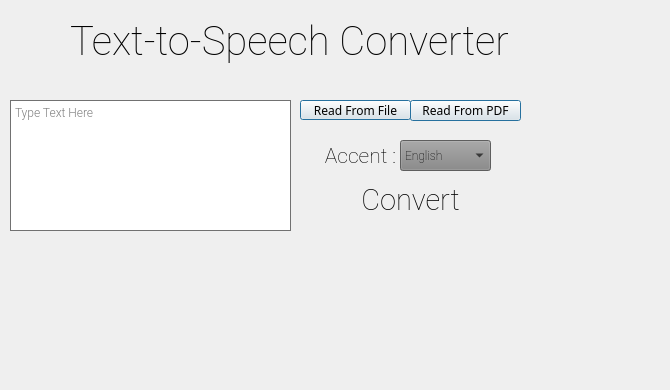
  <widget class="QWidget" name="centralwidget">
   <widget class="QLabel" name="label">
    <property name="geometry">
     <rect>
      <x>-10</x>
      <y>-30</y>
      <width>661</width>
      <height>381</height>
     </rect>
    </property>
    <property name="font">
     <font>
      <pointsize>9</pointsize>
     </font>
    </property>
    <property name="text">
     <string/>
    </property>
    <property name="pixmap">
     <pixmap>background.png</pixmap>
    </property>
    <property name="scaledContents">
     <bool>false</bool>
    </property>
   </widget>
   <widget class="QLabel" name="Gtts_Logo">
    <property name="geometry">
     <rect>
      <x>0</x>
      <y>10</y>
      <width>81</width>
      <height>81</height>
     </rect>
    </property>
    <property name="text">
     <string/>
    </property>
    <property name="pixmap">
     <pixmap>gtts.ico</pixmap>
    </property>
    <property name="scaledContents">
     <bool>true</bool>
    </property>
   </widget>
   <widget class="QLabel" name="Heading_Title">
    <property name="geometry">
     <rect>
      <x>70</x>
      <y>-10</y>
      <width>541</width>
      <height>101</height>
     </rect>
    </property>
    <property name="font">
     <font>
      <family>Roboto Thin</family>
      <pointsize>30</pointsize>
      <weight>50</weight>
      <bold>false</bold>
     </font>
    </property>
    <property name="styleSheet">
     <string notr="true"/>
    </property>
    <property name="text">
     <string>Text-to-Speech Converter </string>
    </property>
   </widget>
   <widget class="QTextEdit" name="textEdit">
    <property name="geometry">
     <rect>
      <x>10</x>
      <y>100</y>
      <width>281</width>
      <height>131</height>
     </rect>
    </property>
    <property name="palette">
     <palette>
      <active>
       <colorrole role="WindowText">
        <brush brushstyle="SolidPattern">
         <color alpha="255">
          <red>0</red>
          <green>0</green>
          <blue>0</blue>
         </color>
        </brush>
       </colorrole>
       <colorrole role="Button">
        <brush brushstyle="SolidPattern">
         <color alpha="255">
          <red>147</red>
          <green>147</green>
          <blue>147</blue>
         </color>
        </brush>
       </colorrole>
       <colorrole role="Light">
        <brush brushstyle="SolidPattern">
         <color alpha="255">
          <red>220</red>
          <green>220</green>
          <blue>220</blue>
         </color>
        </brush>
       </colorrole>
       <colorrole role="Midlight">
        <brush brushstyle="SolidPattern">
         <color alpha="255">
          <red>183</red>
          <green>183</green>
          <blue>183</blue>
         </color>
        </brush>
       </colorrole>
       <colorrole role="Dark">
        <brush brushstyle="SolidPattern">
         <color alpha="255">
          <red>73</red>
          <green>73</green>
          <blue>73</blue>
         </color>
        </brush>
       </colorrole>
       <colorrole role="Mid">
        <brush brushstyle="SolidPattern">
         <color alpha="255">
          <red>98</red>
          <green>98</green>
          <blue>98</blue>
         </color>
        </brush>
       </colorrole>
       <colorrole role="Text">
        <brush brushstyle="SolidPattern">
         <color alpha="255">
          <red>0</red>
          <green>0</green>
          <blue>0</blue>
         </color>
        </brush>
       </colorrole>
       <colorrole role="BrightText">
        <brush brushstyle="SolidPattern">
         <color alpha="255">
          <red>255</red>
          <green>255</green>
          <blue>255</blue>
         </color>
        </brush>
       </colorrole>
       <colorrole role="ButtonText">
        <brush brushstyle="SolidPattern">
         <color alpha="255">
          <red>0</red>
          <green>0</green>
          <blue>0</blue>
         </color>
        </brush>
       </colorrole>
       <colorrole role="Base">
        <brush brushstyle="SolidPattern">
         <color alpha="255">
          <red>255</red>
          <green>255</green>
          <blue>255</blue>
         </color>
        </brush>
       </colorrole>
       <colorrole role="Window">
        <brush brushstyle="SolidPattern">
         <color alpha="255">
          <red>147</red>
          <green>147</green>
          <blue>147</blue>
         </color>
        </brush>
       </colorrole>
       <colorrole role="Shadow">
        <brush brushstyle="SolidPattern">
         <color alpha="255">
          <red>0</red>
          <green>0</green>
          <blue>0</blue>
         </color>
        </brush>
       </colorrole>
       <colorrole role="AlternateBase">
        <brush brushstyle="SolidPattern">
         <color alpha="255">
          <red>201</red>
          <green>201</green>
          <blue>201</blue>
         </color>
        </brush>
       </colorrole>
       <colorrole role="ToolTipBase">
        <brush brushstyle="SolidPattern">
         <color alpha="255">
          <red>255</red>
          <green>255</green>
          <blue>220</blue>
         </color>
        </brush>
       </colorrole>
       <colorrole role="ToolTipText">
        <brush brushstyle="SolidPattern">
         <color alpha="255">
          <red>0</red>
          <green>0</green>
          <blue>0</blue>
         </color>
        </brush>
       </colorrole>
       <colorrole role="PlaceholderText">
        <brush brushstyle="SolidPattern">
         <color alpha="128">
          <red>0</red>
          <green>0</green>
          <blue>0</blue>
         </color>
        </brush>
       </colorrole>
      </active>
      <inactive>
       <colorrole role="WindowText">
        <brush brushstyle="SolidPattern">
         <color alpha="255">
          <red>0</red>
          <green>0</green>
          <blue>0</blue>
         </color>
        </brush>
       </colorrole>
       <colorrole role="Button">
        <brush brushstyle="SolidPattern">
         <color alpha="255">
          <red>147</red>
          <green>147</green>
          <blue>147</blue>
         </color>
        </brush>
       </colorrole>
       <colorrole role="Light">
        <brush brushstyle="SolidPattern">
         <color alpha="255">
          <red>220</red>
          <green>220</green>
          <blue>220</blue>
         </color>
        </brush>
       </colorrole>
       <colorrole role="Midlight">
        <brush brushstyle="SolidPattern">
         <color alpha="255">
          <red>183</red>
          <green>183</green>
          <blue>183</blue>
         </color>
        </brush>
       </colorrole>
       <colorrole role="Dark">
        <brush brushstyle="SolidPattern">
         <color alpha="255">
          <red>73</red>
          <green>73</green>
          <blue>73</blue>
         </color>
        </brush>
       </colorrole>
       <colorrole role="Mid">
        <brush brushstyle="SolidPattern">
         <color alpha="255">
          <red>98</red>
          <green>98</green>
          <blue>98</blue>
         </color>
        </brush>
       </colorrole>
       <colorrole role="Text">
        <brush brushstyle="SolidPattern">
         <color alpha="255">
          <red>0</red>
          <green>0</green>
          <blue>0</blue>
         </color>
        </brush>
       </colorrole>
       <colorrole role="BrightText">
        <brush brushstyle="SolidPattern">
         <color alpha="255">
          <red>255</red>
          <green>255</green>
          <blue>255</blue>
         </color>
        </brush>
       </colorrole>
       <colorrole role="ButtonText">
        <brush brushstyle="SolidPattern">
         <color alpha="255">
          <red>0</red>
          <green>0</green>
          <blue>0</blue>
         </color>
        </brush>
       </colorrole>
       <colorrole role="Base">
        <brush brushstyle="SolidPattern">
         <color alpha="255">
          <red>255</red>
          <green>255</green>
          <blue>255</blue>
         </color>
        </brush>
       </colorrole>
       <colorrole role="Window">
        <brush brushstyle="SolidPattern">
         <color alpha="255">
          <red>147</red>
          <green>147</green>
          <blue>147</blue>
         </color>
        </brush>
       </colorrole>
       <colorrole role="Shadow">
        <brush brushstyle="SolidPattern">
         <color alpha="255">
          <red>0</red>
          <green>0</green>
          <blue>0</blue>
         </color>
        </brush>
       </colorrole>
       <colorrole role="AlternateBase">
        <brush brushstyle="SolidPattern">
         <color alpha="255">
          <red>201</red>
          <green>201</green>
          <blue>201</blue>
         </color>
        </brush>
       </colorrole>
       <colorrole role="ToolTipBase">
        <brush brushstyle="SolidPattern">
         <color alpha="255">
          <red>255</red>
          <green>255</green>
          <blue>220</blue>
         </color>
        </brush>
       </colorrole>
       <colorrole role="ToolTipText">
        <brush brushstyle="SolidPattern">
         <color alpha="255">
          <red>0</red>
          <green>0</green>
          <blue>0</blue>
         </color>
        </brush>
       </colorrole>
       <colorrole role="PlaceholderText">
        <brush brushstyle="SolidPattern">
         <color alpha="128">
          <red>0</red>
          <green>0</green>
          <blue>0</blue>
         </color>
        </brush>
       </colorrole>
      </inactive>
      <disabled>
       <colorrole role="WindowText">
        <brush brushstyle="SolidPattern">
         <color alpha="255">
          <red>73</red>
          <green>73</green>
          <blue>73</blue>
         </color>
        </brush>
       </colorrole>
       <colorrole role="Button">
        <brush brushstyle="SolidPattern">
         <color alpha="255">
          <red>147</red>
          <green>147</green>
          <blue>147</blue>
         </color>
        </brush>
       </colorrole>
       <colorrole role="Light">
        <brush brushstyle="SolidPattern">
         <color alpha="255">
          <red>220</red>
          <green>220</green>
          <blue>220</blue>
         </color>
        </brush>
       </colorrole>
       <colorrole role="Midlight">
        <brush brushstyle="SolidPattern">
         <color alpha="255">
          <red>183</red>
          <green>183</green>
          <blue>183</blue>
         </color>
        </brush>
       </colorrole>
       <colorrole role="Dark">
        <brush brushstyle="SolidPattern">
         <color alpha="255">
          <red>73</red>
          <green>73</green>
          <blue>73</blue>
         </color>
        </brush>
       </colorrole>
       <colorrole role="Mid">
        <brush brushstyle="SolidPattern">
         <color alpha="255">
          <red>98</red>
          <green>98</green>
          <blue>98</blue>
         </color>
        </brush>
       </colorrole>
       <colorrole role="Text">
        <brush brushstyle="SolidPattern">
         <color alpha="255">
          <red>73</red>
          <green>73</green>
          <blue>73</blue>
         </color>
        </brush>
       </colorrole>
       <colorrole role="BrightText">
        <brush brushstyle="SolidPattern">
         <color alpha="255">
          <red>255</red>
          <green>255</green>
          <blue>255</blue>
         </color>
        </brush>
       </colorrole>
       <colorrole role="ButtonText">
        <brush brushstyle="SolidPattern">
         <color alpha="255">
          <red>73</red>
          <green>73</green>
          <blue>73</blue>
         </color>
        </brush>
       </colorrole>
       <colorrole role="Base">
        <brush brushstyle="SolidPattern">
         <color alpha="255">
          <red>147</red>
          <green>147</green>
          <blue>147</blue>
         </color>
        </brush>
       </colorrole>
       <colorrole role="Window">
        <brush brushstyle="SolidPattern">
         <color alpha="255">
          <red>147</red>
          <green>147</green>
          <blue>147</blue>
         </color>
        </brush>
       </colorrole>
       <colorrole role="Shadow">
        <brush brushstyle="SolidPattern">
         <color alpha="255">
          <red>0</red>
          <green>0</green>
          <blue>0</blue>
         </color>
        </brush>
       </colorrole>
       <colorrole role="AlternateBase">
        <brush brushstyle="SolidPattern">
         <color alpha="255">
          <red>147</red>
          <green>147</green>
          <blue>147</blue>
         </color>
        </brush>
       </colorrole>
       <colorrole role="ToolTipBase">
        <brush brushstyle="SolidPattern">
         <color alpha="255">
          <red>255</red>
          <green>255</green>
          <blue>220</blue>
         </color>
        </brush>
       </colorrole>
       <colorrole role="ToolTipText">
        <brush brushstyle="SolidPattern">
         <color alpha="255">
          <red>0</red>
          <green>0</green>
          <blue>0</blue>
         </color>
        </brush>
       </colorrole>
       <colorrole role="PlaceholderText">
        <brush brushstyle="SolidPattern">
         <color alpha="128">
          <red>0</red>
          <green>0</green>
          <blue>0</blue>
         </color>
        </brush>
       </colorrole>
      </disabled>
     </palette>
    </property>
    <property name="font">
     <font>
      <family>Roboto Light</family>
     </font>
    </property>
    <property name="placeholderText">
     <string>Type Text Here</string>
    </property>
   </widget>
   <widget class="QPushButton" name="Convert">
    <property name="geometry">
     <rect>
      <x>340</x>
      <y>180</y>
      <width>141</width>
      <height>41</height>
     </rect>
    </property>
    <property name="font">
     <font>
      <family>Roboto Thin</family>
      <pointsize>22</pointsize>
     </font>
    </property>
    <property name="styleSheet">
     <string notr="true">QPushButton::hover
{
color:green;
}
QPushButton::pressed
{
background-color:rgba(255, 255, 255, 0);
}
</string>
    </property>
    <property name="text">
     <string>Convert</string>
    </property>
    <property name="flat">
     <bool>true</bool>
    </property>
   </widget>
   <widget class="QComboBox" name="Language_Selector">
    <property name="geometry">
     <rect>
      <x>400</x>
      <y>140</y>
      <width>91</width>
      <height>31</height>
     </rect>
    </property>
    <property name="palette">
     <palette>
      <active>
       <colorrole role="WindowText">
        <brush brushstyle="SolidPattern">
         <color alpha="255">
          <red>0</red>
          <green>0</green>
          <blue>0</blue>
         </color>
        </brush>
       </colorrole>
       <colorrole role="Button">
        <brush brushstyle="SolidPattern">
         <color alpha="255">
          <red>132</red>
          <green>132</green>
          <blue>132</blue>
         </color>
        </brush>
       </colorrole>
       <colorrole role="Light">
        <brush brushstyle="SolidPattern">
         <color alpha="255">
          <red>198</red>
          <green>198</green>
          <blue>198</blue>
         </color>
        </brush>
       </colorrole>
       <colorrole role="Midlight">
        <brush brushstyle="SolidPattern">
         <color alpha="255">
          <red>165</red>
          <green>165</green>
          <blue>165</blue>
         </color>
        </brush>
       </colorrole>
       <colorrole role="Dark">
        <brush brushstyle="SolidPattern">
         <color alpha="255">
          <red>66</red>
          <green>66</green>
          <blue>66</blue>
         </color>
        </brush>
       </colorrole>
       <colorrole role="Mid">
        <brush brushstyle="SolidPattern">
         <color alpha="255">
          <red>88</red>
          <green>88</green>
          <blue>88</blue>
         </color>
        </brush>
       </colorrole>
       <colorrole role="Text">
        <brush brushstyle="SolidPattern">
         <color alpha="255">
          <red>0</red>
          <green>0</green>
          <blue>0</blue>
         </color>
        </brush>
       </colorrole>
       <colorrole role="BrightText">
        <brush brushstyle="SolidPattern">
         <color alpha="255">
          <red>255</red>
          <green>255</green>
          <blue>255</blue>
         </color>
        </brush>
       </colorrole>
       <colorrole role="ButtonText">
        <brush brushstyle="SolidPattern">
         <color alpha="255">
          <red>0</red>
          <green>0</green>
          <blue>0</blue>
         </color>
        </brush>
       </colorrole>
       <colorrole role="Base">
        <brush brushstyle="SolidPattern">
         <color alpha="255">
          <red>255</red>
          <green>255</green>
          <blue>255</blue>
         </color>
        </brush>
       </colorrole>
       <colorrole role="Window">
        <brush brushstyle="SolidPattern">
         <color alpha="255">
          <red>132</red>
          <green>132</green>
          <blue>132</blue>
         </color>
        </brush>
       </colorrole>
       <colorrole role="Shadow">
        <brush brushstyle="SolidPattern">
         <color alpha="255">
          <red>0</red>
          <green>0</green>
          <blue>0</blue>
         </color>
        </brush>
       </colorrole>
       <colorrole role="AlternateBase">
        <brush brushstyle="SolidPattern">
         <color alpha="255">
          <red>193</red>
          <green>193</green>
          <blue>193</blue>
         </color>
        </brush>
       </colorrole>
       <colorrole role="ToolTipBase">
        <brush brushstyle="SolidPattern">
         <color alpha="255">
          <red>255</red>
          <green>255</green>
          <blue>220</blue>
         </color>
        </brush>
       </colorrole>
       <colorrole role="ToolTipText">
        <brush brushstyle="SolidPattern">
         <color alpha="255">
          <red>0</red>
          <green>0</green>
          <blue>0</blue>
         </color>
        </brush>
       </colorrole>
       <colorrole role="PlaceholderText">
        <brush brushstyle="SolidPattern">
         <color alpha="128">
          <red>0</red>
          <green>0</green>
          <blue>0</blue>
         </color>
        </brush>
       </colorrole>
      </active>
      <inactive>
       <colorrole role="WindowText">
        <brush brushstyle="SolidPattern">
         <color alpha="255">
          <red>0</red>
          <green>0</green>
          <blue>0</blue>
         </color>
        </brush>
       </colorrole>
       <colorrole role="Button">
        <brush brushstyle="SolidPattern">
         <color alpha="255">
          <red>132</red>
          <green>132</green>
          <blue>132</blue>
         </color>
        </brush>
       </colorrole>
       <colorrole role="Light">
        <brush brushstyle="SolidPattern">
         <color alpha="255">
          <red>198</red>
          <green>198</green>
          <blue>198</blue>
         </color>
        </brush>
       </colorrole>
       <colorrole role="Midlight">
        <brush brushstyle="SolidPattern">
         <color alpha="255">
          <red>165</red>
          <green>165</green>
          <blue>165</blue>
         </color>
        </brush>
       </colorrole>
       <colorrole role="Dark">
        <brush brushstyle="SolidPattern">
         <color alpha="255">
          <red>66</red>
          <green>66</green>
          <blue>66</blue>
         </color>
        </brush>
       </colorrole>
       <colorrole role="Mid">
        <brush brushstyle="SolidPattern">
         <color alpha="255">
          <red>88</red>
          <green>88</green>
          <blue>88</blue>
         </color>
        </brush>
       </colorrole>
       <colorrole role="Text">
        <brush brushstyle="SolidPattern">
         <color alpha="255">
          <red>0</red>
          <green>0</green>
          <blue>0</blue>
         </color>
        </brush>
       </colorrole>
       <colorrole role="BrightText">
        <brush brushstyle="SolidPattern">
         <color alpha="255">
          <red>255</red>
          <green>255</green>
          <blue>255</blue>
         </color>
        </brush>
       </colorrole>
       <colorrole role="ButtonText">
        <brush brushstyle="SolidPattern">
         <color alpha="255">
          <red>0</red>
          <green>0</green>
          <blue>0</blue>
         </color>
        </brush>
       </colorrole>
       <colorrole role="Base">
        <brush brushstyle="SolidPattern">
         <color alpha="255">
          <red>255</red>
          <green>255</green>
          <blue>255</blue>
         </color>
        </brush>
       </colorrole>
       <colorrole role="Window">
        <brush brushstyle="SolidPattern">
         <color alpha="255">
          <red>132</red>
          <green>132</green>
          <blue>132</blue>
         </color>
        </brush>
       </colorrole>
       <colorrole role="Shadow">
        <brush brushstyle="SolidPattern">
         <color alpha="255">
          <red>0</red>
          <green>0</green>
          <blue>0</blue>
         </color>
        </brush>
       </colorrole>
       <colorrole role="AlternateBase">
        <brush brushstyle="SolidPattern">
         <color alpha="255">
          <red>193</red>
          <green>193</green>
          <blue>193</blue>
         </color>
        </brush>
       </colorrole>
       <colorrole role="ToolTipBase">
        <brush brushstyle="SolidPattern">
         <color alpha="255">
          <red>255</red>
          <green>255</green>
          <blue>220</blue>
         </color>
        </brush>
       </colorrole>
       <colorrole role="ToolTipText">
        <brush brushstyle="SolidPattern">
         <color alpha="255">
          <red>0</red>
          <green>0</green>
          <blue>0</blue>
         </color>
        </brush>
       </colorrole>
       <colorrole role="PlaceholderText">
        <brush brushstyle="SolidPattern">
         <color alpha="128">
          <red>0</red>
          <green>0</green>
          <blue>0</blue>
         </color>
        </brush>
       </colorrole>
      </inactive>
      <disabled>
       <colorrole role="WindowText">
        <brush brushstyle="SolidPattern">
         <color alpha="255">
          <red>66</red>
          <green>66</green>
          <blue>66</blue>
         </color>
        </brush>
       </colorrole>
       <colorrole role="Button">
        <brush brushstyle="SolidPattern">
         <color alpha="255">
          <red>132</red>
          <green>132</green>
          <blue>132</blue>
         </color>
        </brush>
       </colorrole>
       <colorrole role="Light">
        <brush brushstyle="SolidPattern">
         <color alpha="255">
          <red>198</red>
          <green>198</green>
          <blue>198</blue>
         </color>
        </brush>
       </colorrole>
       <colorrole role="Midlight">
        <brush brushstyle="SolidPattern">
         <color alpha="255">
          <red>165</red>
          <green>165</green>
          <blue>165</blue>
         </color>
        </brush>
       </colorrole>
       <colorrole role="Dark">
        <brush brushstyle="SolidPattern">
         <color alpha="255">
          <red>66</red>
          <green>66</green>
          <blue>66</blue>
         </color>
        </brush>
       </colorrole>
       <colorrole role="Mid">
        <brush brushstyle="SolidPattern">
         <color alpha="255">
          <red>88</red>
          <green>88</green>
          <blue>88</blue>
         </color>
        </brush>
       </colorrole>
       <colorrole role="Text">
        <brush brushstyle="SolidPattern">
         <color alpha="255">
          <red>66</red>
          <green>66</green>
          <blue>66</blue>
         </color>
        </brush>
       </colorrole>
       <colorrole role="BrightText">
        <brush brushstyle="SolidPattern">
         <color alpha="255">
          <red>255</red>
          <green>255</green>
          <blue>255</blue>
         </color>
        </brush>
       </colorrole>
       <colorrole role="ButtonText">
        <brush brushstyle="SolidPattern">
         <color alpha="255">
          <red>66</red>
          <green>66</green>
          <blue>66</blue>
         </color>
        </brush>
       </colorrole>
       <colorrole role="Base">
        <brush brushstyle="SolidPattern">
         <color alpha="255">
          <red>132</red>
          <green>132</green>
          <blue>132</blue>
         </color>
        </brush>
       </colorrole>
       <colorrole role="Window">
        <brush brushstyle="SolidPattern">
         <color alpha="255">
          <red>132</red>
          <green>132</green>
          <blue>132</blue>
         </color>
        </brush>
       </colorrole>
       <colorrole role="Shadow">
        <brush brushstyle="SolidPattern">
         <color alpha="255">
          <red>0</red>
          <green>0</green>
          <blue>0</blue>
         </color>
        </brush>
       </colorrole>
       <colorrole role="AlternateBase">
        <brush brushstyle="SolidPattern">
         <color alpha="255">
          <red>132</red>
          <green>132</green>
          <blue>132</blue>
         </color>
        </brush>
       </colorrole>
       <colorrole role="ToolTipBase">
        <brush brushstyle="SolidPattern">
         <color alpha="255">
          <red>255</red>
          <green>255</green>
          <blue>220</blue>
         </color>
        </brush>
       </colorrole>
       <colorrole role="ToolTipText">
        <brush brushstyle="SolidPattern">
         <color alpha="255">
          <red>0</red>
          <green>0</green>
          <blue>0</blue>
         </color>
        </brush>
       </colorrole>
       <colorrole role="PlaceholderText">
        <brush brushstyle="SolidPattern">
         <color alpha="128">
          <red>0</red>
          <green>0</green>
          <blue>0</blue>
         </color>
        </brush>
       </colorrole>
      </disabled>
     </palette>
    </property>
    <property name="font">
     <font>
      <family>Roboto Thin</family>
      <pointsize>9</pointsize>
     </font>
    </property>
    <property name="duplicatesEnabled">
     <bool>false</bool>
    </property>
    <item>
     <property name="text">
      <string>English</string>
     </property>
    </item>
   </widget>
   <widget class="QLabel" name="Text_Accent">
    <property name="geometry">
     <rect>
      <x>320</x>
      <y>140</y>
      <width>81</width>
      <height>31</height>
     </rect>
    </property>
    <property name="font">
     <font>
      <family>Roboto Thin</family>
      <pointsize>16</pointsize>
     </font>
    </property>
    <property name="text">
     <string>Accent :</string>
    </property>
    <property name="alignment">
     <set>Qt::AlignCenter</set>
    </property>
   </widget>
   <widget class="QPushButton" name="ReadFileButton">
    <property name="geometry">
     <rect>
      <x>300</x>
      <y>100</y>
      <width>111</width>
      <height>20</height>
     </rect>
    </property>
    <property name="font">
     <font>
      <family>Raleway Thin</family>
     </font>
    </property>
    <property name="styleSheet">
     <string notr="true">QPushButton::hover
{
color:green;
}</string>
    </property>
    <property name="text">
     <string>Read From File</string>
    </property>
    <property name="icon">
     <iconset theme="File">
      <normaloff>.</normaloff>.</iconset>
    </property>
    <property name="default">
     <bool>true</bool>
    </property>
    <property name="flat">
     <bool>false</bool>
    </property>
   </widget>
   <widget class="QPushButton" name="ReadPDFButton">
    <property name="geometry">
     <rect>
      <x>410</x>
      <y>100</y>
      <width>111</width>
      <height>21</height>
     </rect>
    </property>
    <property name="font">
     <font>
      <family>Raleway Thin</family>
     </font>
    </property>
    <property name="styleSheet">
     <string notr="true">QPushButton::hover
{
color:green;
}</string>
    </property>
    <property name="text">
     <string>Read From PDF</string>
    </property>
    <property name="icon">
     <iconset theme="File">
      <normaloff>.</normaloff>.</iconset>
    </property>
    <property name="default">
     <bool>true</bool>
    </property>
    <property name="flat">
     <bool>false</bool>
    </property>
   </widget>
   <widget class="QLabel" name="Loading_Label">
    <property name="geometry">
     <rect>
      <x>320</x>
      <y>180</y>
      <width>41</width>
      <height>41</height>
     </rect>
    </property>
    <property name="text">
     <string/>
    </property>
    <property name="scaledContents">
     <bool>true</bool>
    </property>
   </widget>
  </widget>
